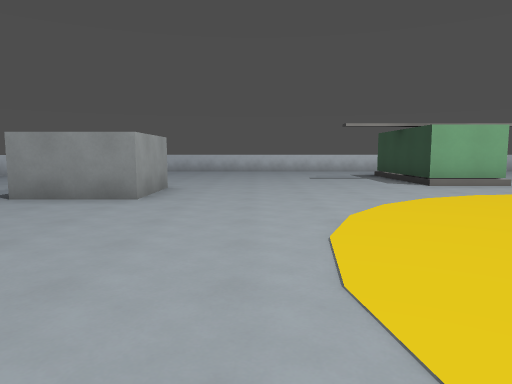
[1] (above)

24 first-person views from a walk through a level from a Godot 3-D game. The camera is 1.5 m above the floor, tilts 6° down and sees 70° across. The floor is counted in squares, 2 m on a side. Each view is taken from the middle of a square. On the plan, view 1 faces up. The plan holds only what a view shows up to about 11 squares ahead; the rest is blank. The place goes on beyond the plan.

[2]
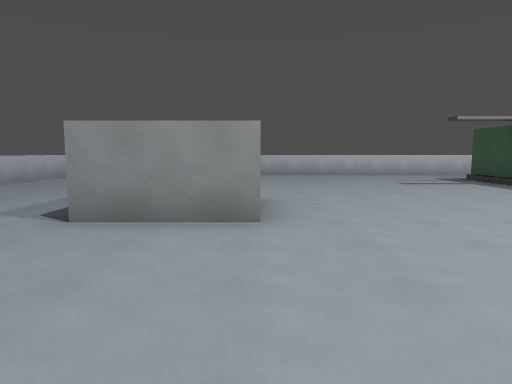

[3]
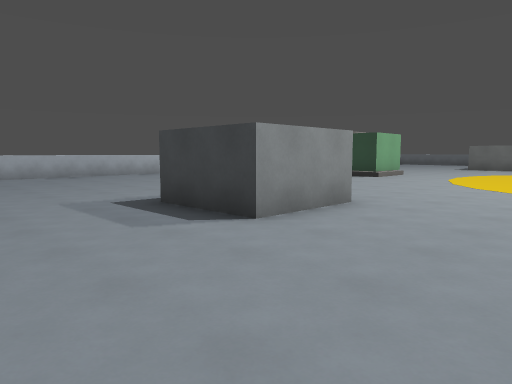

[4]
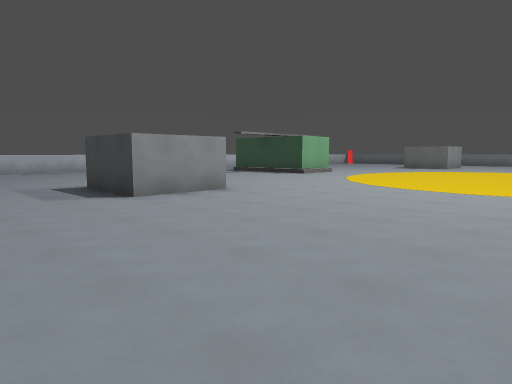

[5]
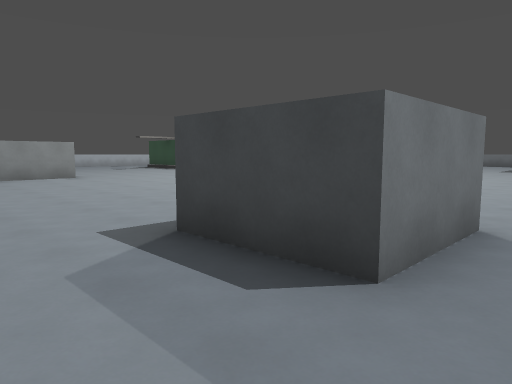

[6]
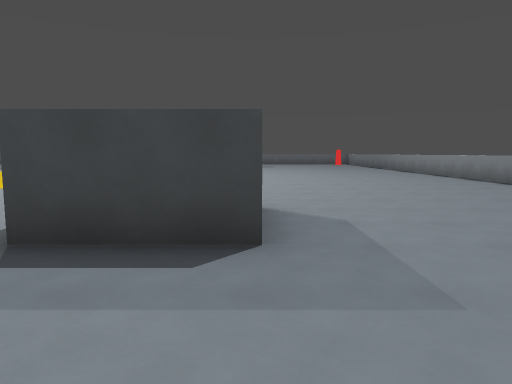

[7]
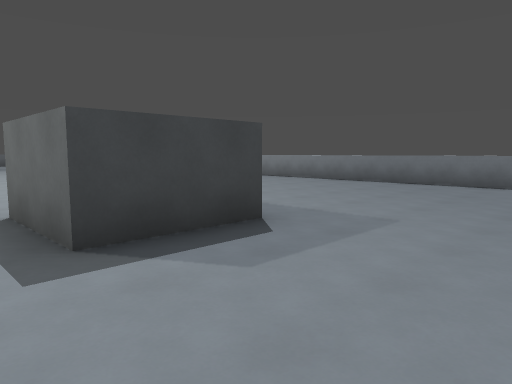

[8]
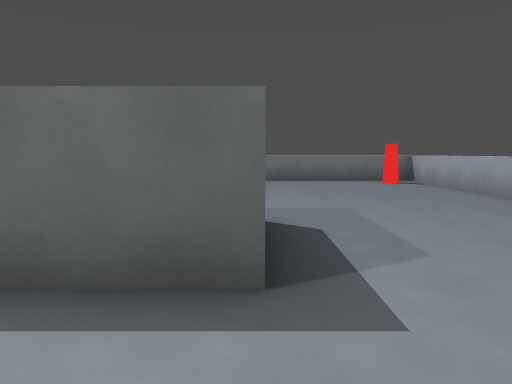

[9]
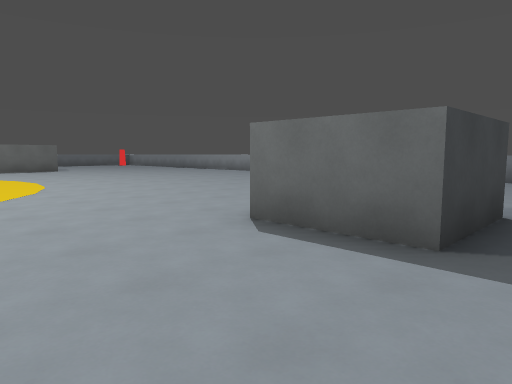

[10]
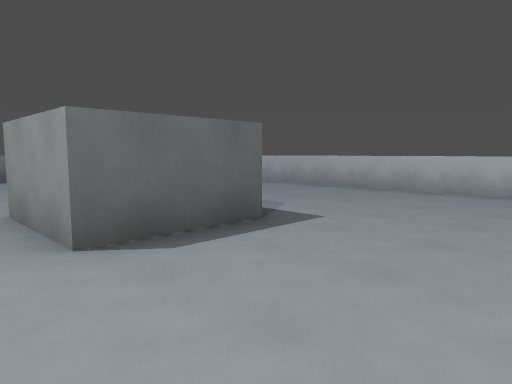

[11]
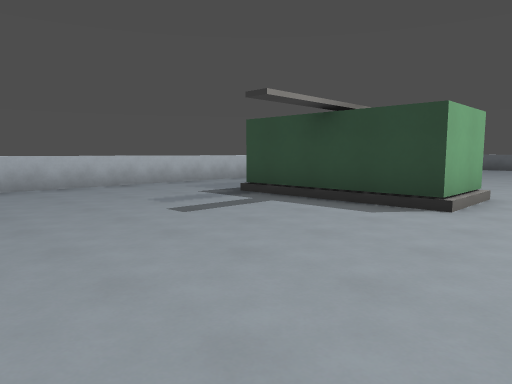

[12]
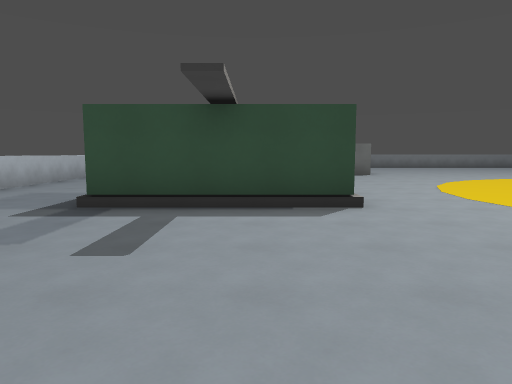

[13]
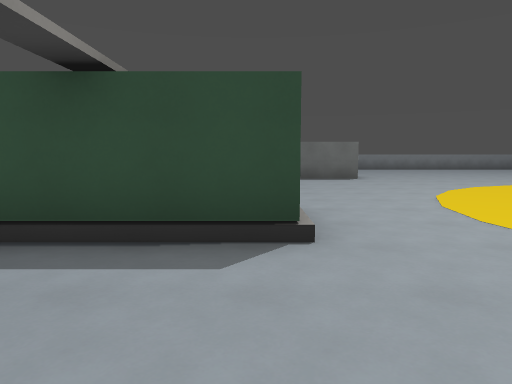

[14]
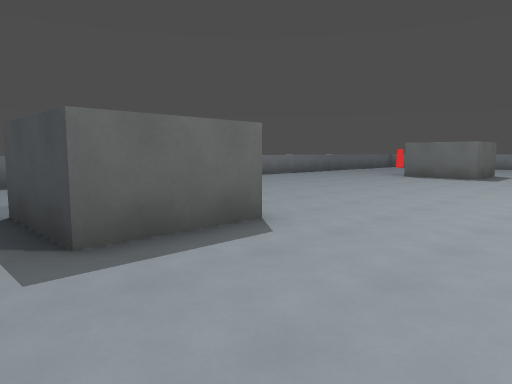

[15]
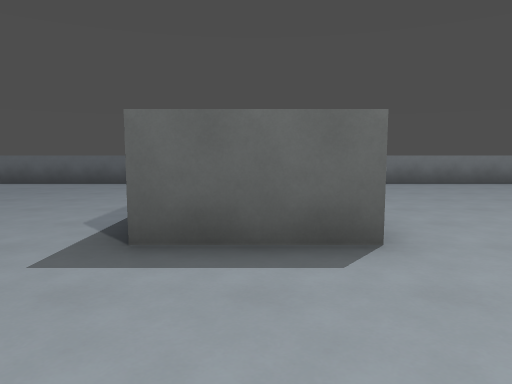

[16]
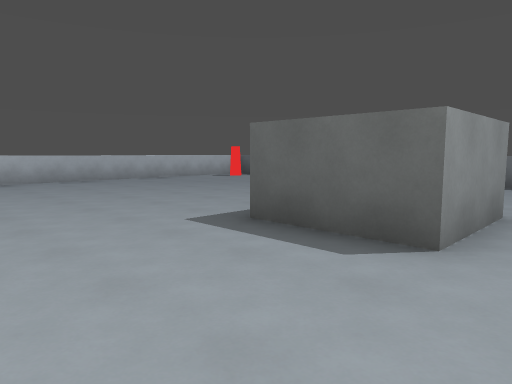

[17]
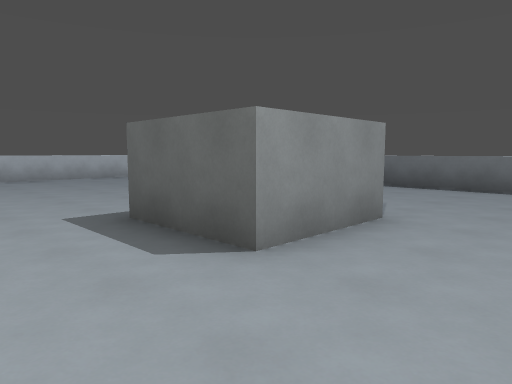

[18]
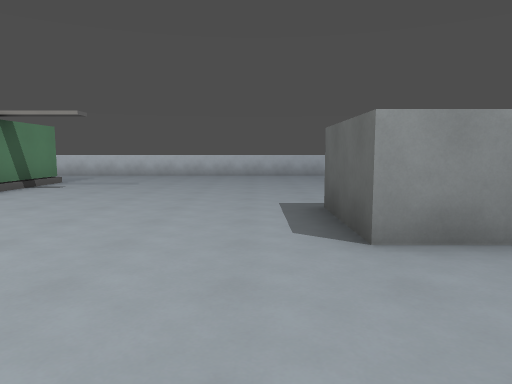

[19]
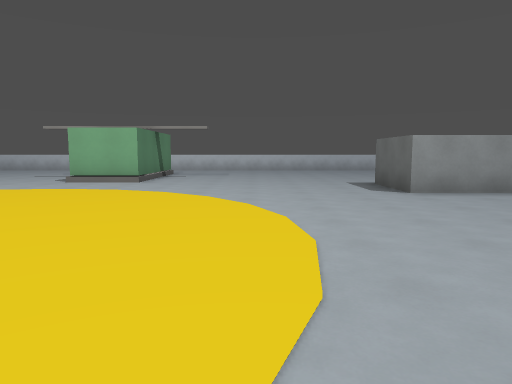

[20]
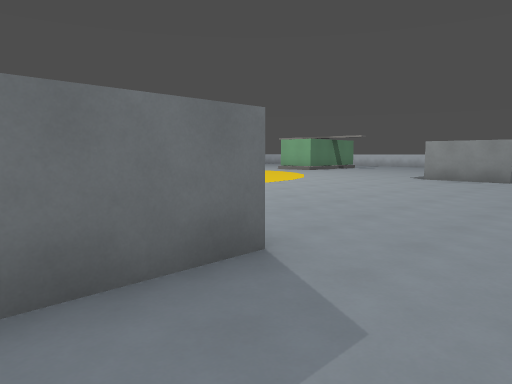

[21]
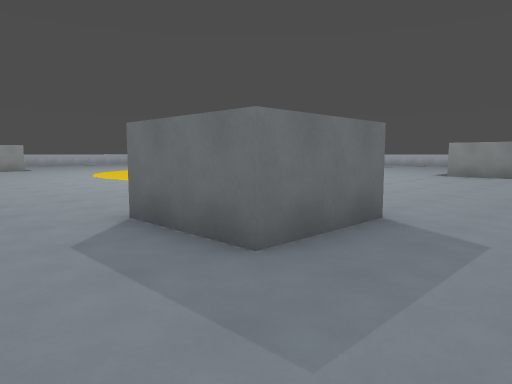

[22]
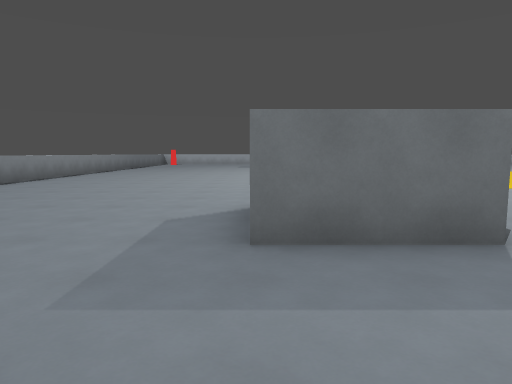

[23]
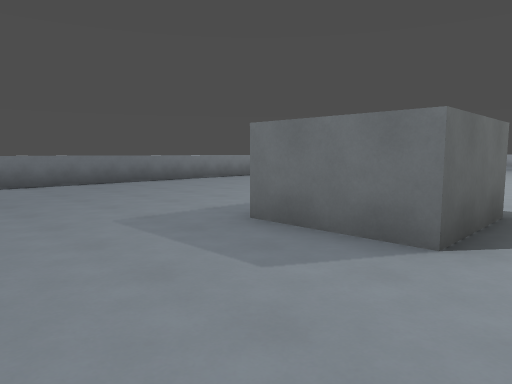

[24]
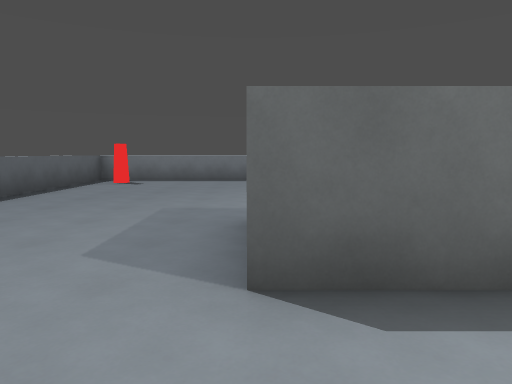

### Floor plan
Points are (right, up) in squares from view 1. A wall is a line through its corners. A room is listed if a view was taken in it or the views show most of it. See-through windows are left out.
Room 1 (views 1, 2, 3, 4, 5, 6, 7, 8, 9, 10, 11, 12, 13, 14, 15, 16, 17, 18, 19, 20, 21, 22, 23, 24)
walls: (-2, -2.9) (-2, -5) (-4, -5) (-4, -2.9) (-2, -2.9); (12, -3.8) (12, -2.9) (14.1, -2.9) (14.1, -5) (11.9, -5); (-2, 8.1) (-2, 5.9) (-4, 5.9) (-4, 8.1); (14.1, 5.9) (12, 5.9) (12, 8) (14.1, 8); (5.9, -11.4) (7.9, -11.4); (18.4, 0.4) (18.4, 3.8); (2.1, -11.4) (4.1, -11.4); (-8.4, -1.2) (-8.4, -11.4) (-0.8, -11.4); (18.4, 5.4) (18.4, 8.1); (10.8, -11.4) (18.4, -11.4) (18.4, -7.2); (18.4, 10.2) (18.4, 13.6); (-3.8, 15.4) (-4.9, 15.4); (14.2, 15.4) (0.4, 15.4); (-8.4, 13.1) (-8.4, 11.1)
objects: helicopter (4, 9) to (6, 12)

Where each view was taken, in squares from view 1:
view 1: 0 up, 0 right, facing up
view 2: 2 up, 2 left, facing up
view 3: 3 up, 7 left, facing up-right
view 4: 0 up, 7 left, facing up-right
view 5: 6 down, 6 left, facing up-right
view 6: 5 down, 7 left, facing right
view 7: 2 down, 7 left, facing down-right
view 8: 1 down, 4 left, facing down
view 9: 0 up, 5 left, facing down-right
view 10: 0 up, 1 left, facing down-left
view 11: 7 up, 1 left, facing up-right
view 12: 10 up, 1 left, facing right
view 13: 9 up, 1 right, facing right
view 14: 9 up, 9 right, facing down-right
view 15: 7 up, 9 right, facing right
view 16: 5 up, 9 right, facing up-right
view 17: 4 up, 10 right, facing up-right
view 18: 3 up, 11 right, facing up
view 19: 1 down, 9 right, facing up
view 20: 5 down, 16 right, facing up-left
view 21: 7 down, 16 right, facing up-left
view 22: 5 down, 17 right, facing left
view 23: 2 down, 17 right, facing down-left
view 24: 1 down, 14 right, facing down
